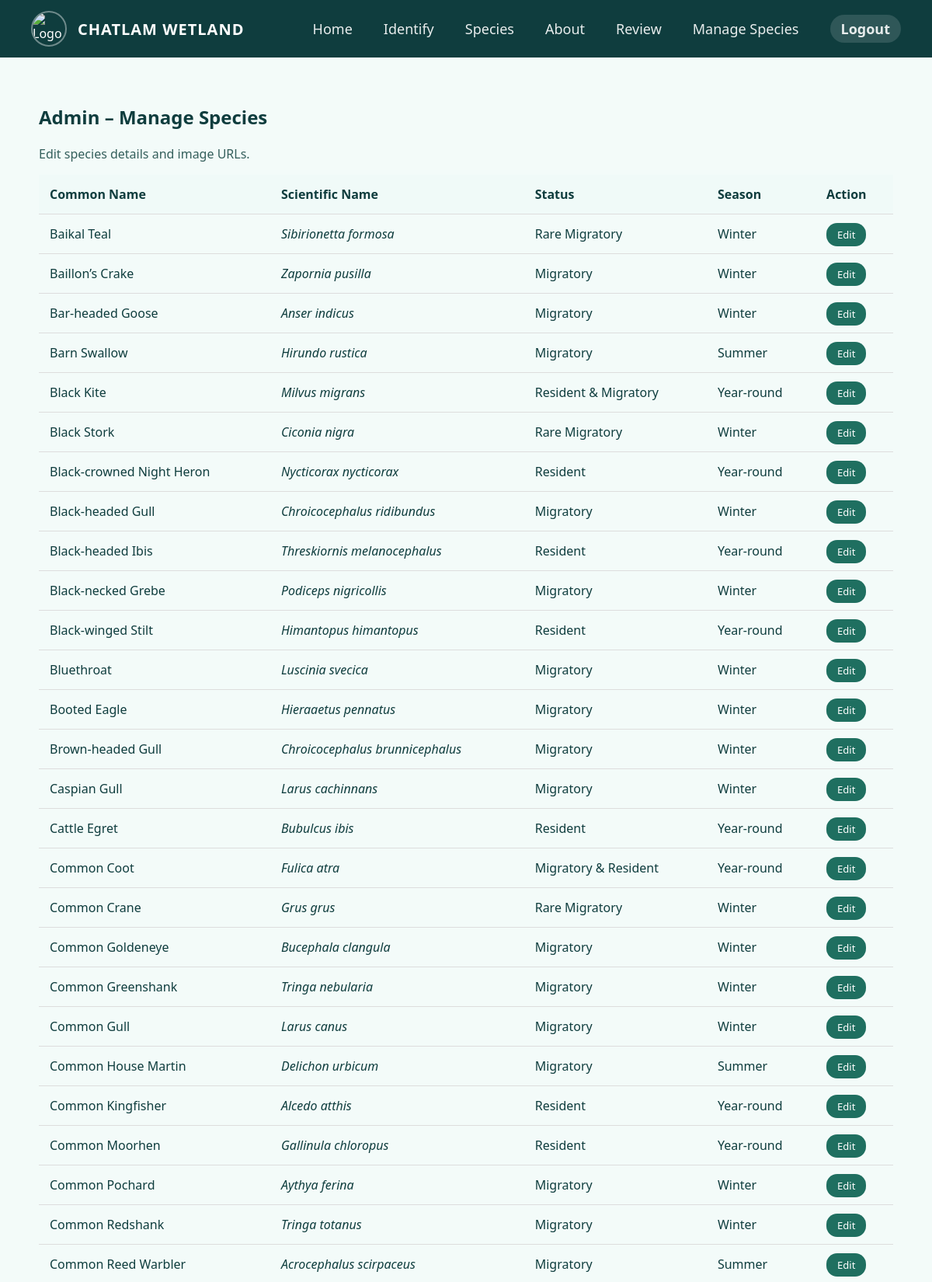
The page /admin/species (signed in, upper part) on the database its author committed.
### tables this page shows
CREATE TABLE species (
    id INTEGER PRIMARY KEY AUTOINCREMENT,
    common_name TEXT,
    scientific_name TEXT,
    status TEXT,
    season TEXT,
    description TEXT
, image TEXT);

### web/app.py (the view)
@app.route("/admin/species")
@admin_required
def admin_species():
    if not session.get("admin_logged_in"):
        return redirect("/admin/login")
    conn = sqlite3.connect(DB_PATH)
    conn.row_factory = sqlite3.Row
    c = conn.cursor()
    c.execute("SELECT * FROM species ORDER BY common_name")
    species = c.fetchall()
    conn.close()
    return render_template("admin_species.html", species=species)

### web/app.py (called while the page is built)
def admin_required(f):
    @wraps(f)
    def wrapper(*args, **kwargs):
        if not session.get("admin_logged_in"):
            return redirect(url_for("admin_login"))
        return f(*args, **kwargs)
    return wrapper

### web/templates/admin_species.html (shortened to what this page needs)
{% extends "base.html" %}
{% block content %}
<div class="admin-container">
    <h2>Admin – Manage Species</h2>
    <p>Edit species details and image URLs.</p>
    <table>
        <tr>
            <th>Common Name</th>
            <th>Scientific Name</th>
            <th>Status</th>
            <th>Season</th>
            <th>Action</th>
        </tr>
        {% for bird in species %}
        <tr>
            <td>{{ bird.common_name }}</td>
            <td><em>{{ bird.scientific_name }}</em></td>
            <td>{{ bird.status }}</td>
            <td>{{ bird.season }}</td>
            <td>
                <a class="edit-btn" href="/admin/species/edit/{{ bird.id }}">Edit</a>
            </td>
        </tr>
        {% endfor %}
    </table>
</div>
{% endblock %}

### web/templates/base.html (style rules this page uses)
body { margin: 0; font-family: "Segoe UI", system-ui, sans-serif; background: #f3fbf9; color: #0f3d3e; }
a { text-decoration: none; color: inherit; }
h1, h2, h3 { color: #0f3d3e; }
p, label { color: #355f5c; }

### web/templates/admin_species.html (style rules this page uses)
.admin-container { max-width: 1100px; margin: 60px auto; }
table { width: 100%; border-collapse: collapse; }
th, td { padding: 14px; border-bottom: 1px solid #ddd; text-align: left; }
th { background: #f0faf8; }
a.edit-btn { padding: 6px 14px; background: #1f6f60; color: white; border-radius: 14px; text-decoration: none; font-size: 13px; }

### rows shown on the page
species: common_name "Baikal Teal", scientific_name "Sibirionetta formosa", status "Rare Migratory", season "Winter"
species: common_name "Baillon’s Crake", scientific_name "Zapornia pusilla", status "Migratory", season "Winter"
species: common_name "Bar-headed Goose", scientific_name "Anser indicus", status "Migratory", season "Winter"
species: common_name "Barn Swallow", scientific_name "Hirundo rustica", status "Migratory", season "Summer"
species: common_name "Black Kite", scientific_name "Milvus migrans", status "Resident & Migratory", season "Year-round"
species: common_name "Black Stork", scientific_name "Ciconia nigra", status "Rare Migratory", season "Winter"
species: common_name "Black-crowned Night Heron", scientific_name "Nycticorax nycticorax", status "Resident", season "Year-round"
species: common_name "Black-headed Gull", scientific_name "Chroicocephalus ridibundus", status "Migratory", season "Winter"
species: common_name "Black-headed Ibis", scientific_name "Threskiornis melanocephalus", status "Resident", season "Year-round"
species: common_name "Black-necked Grebe", scientific_name "Podiceps nigricollis", status "Migratory", season "Winter"
species: common_name "Black-winged Stilt", scientific_name "Himantopus himantopus", status "Resident", season "Year-round"
species: common_name "Bluethroat", scientific_name "Luscinia svecica", status "Migratory", season "Winter"
species: common_name "Booted Eagle", scientific_name "Hieraaetus pennatus", status "Migratory", season "Winter"
species: common_name "Brown-headed Gull", scientific_name "Chroicocephalus brunnicephalus", status "Migratory", season "Winter"
species: common_name "Caspian Gull", scientific_name "Larus cachinnans", status "Migratory", season "Winter"
species: common_name "Cattle Egret", scientific_name "Bubulcus ibis", status "Resident", season "Year-round"
species: common_name "Common Coot", scientific_name "Fulica atra", status "Migratory & Resident", season "Year-round"
species: common_name "Common Crane", scientific_name "Grus grus", status "Rare Migratory", season "Winter"
species: common_name "Common Goldeneye", scientific_name "Bucephala clangula", status "Migratory", season "Winter"
species: common_name "Common Greenshank", scientific_name "Tringa nebularia", status "Migratory", season "Winter"
species: common_name "Common Gull", scientific_name "Larus canus", status "Migratory", season "Winter"
species: common_name "Common House Martin", scientific_name "Delichon urbicum", status "Migratory", season "Summer"
species: common_name "Common Kingfisher", scientific_name "Alcedo atthis", status "Resident", season "Year-round"
species: common_name "Common Moorhen", scientific_name "Gallinula chloropus", status "Resident", season "Year-round"
species: common_name "Common Pochard", scientific_name "Aythya ferina", status "Migratory", season "Winter"
species: common_name "Common Redshank", scientific_name "Tringa totanus", status "Migratory", season "Winter"
species: common_name "Common Reed Warbler", scientific_name "Acrocephalus scirpaceus", status "Migratory", season "Summer"
